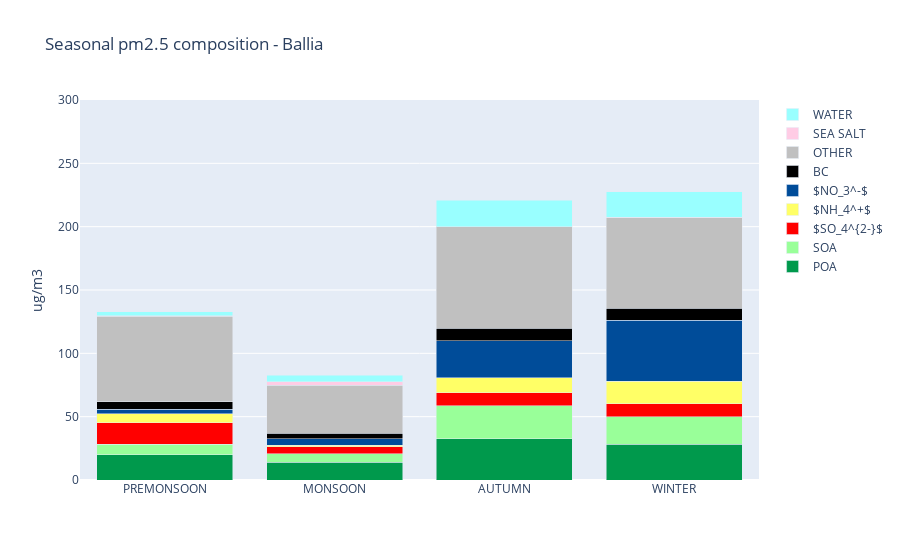

Here is the notebook cell this chart was saved with:
### Code cell
import plotly.graph_objects as go

bins=['PREMONSOON','MONSOON', 'AUTUMN', 'WINTER']

fig = go.Figure(data=[
    go.Bar(name='POA', x=bins,           y=[p25_pmb[0],p25_mb[0],p25_ab[0],p25_wb[0]],  marker_color="rgb(0,153,76)"),
    go.Bar(name='SOA', x=bins,           y=[p25_pmb[1],p25_mb[1],p25_ab[1],p25_wb[1]], marker_color="rgb(153,255,153)"),
    go.Bar(name='$SO_4^{2-}$', x=bins,   y=[p25_pmb[2],p25_mb[2],p25_ab[2],p25_wb[2]], marker_color="rgb(255,0,0)"),
    go.Bar(name='$NH_4^+$', x=bins,      y=[p25_pmb[3],p25_mb[3],p25_ab[3],p25_wb[3]], marker_color="rgb(255,255,102)"),
    go.Bar(name='$NO_3^-$', x=bins,      y=[p25_pmb[4],p25_mb[4],p25_ab[4],p25_wb[4]], marker_color="rgb(0,76,153)"),
    go.Bar(name='BC', x=bins,            y=[p25_pmb[5],p25_mb[5],p25_ab[5],p25_wb[5]], marker_color="rgb(0,0,0)"),
    go.Bar(name='OTHER', x=bins,         y=[p25_pmb[6],p25_mb[6],p25_ab[6],p25_wb[6]], marker_color="rgb(192,192,192)"),
    go.Bar(name='SEA SALT', x=bins,      y=[p25_pmb[7],p25_mb[7],p25_ab[7],p25_wb[7]], marker_color="rgb(255,204,229)"),
    go.Bar(name='WATER', x=bins,         y=[p25_pmb[8],p25_mb[8],p25_ab[8],p25_wb[8]], marker_color="rgb(153,255,255)")
    ])
    # Change the bar mode
fig.update_layout(barmode='stack',
title="Seasonal pm2.5 composition - Ballia",
yaxis_title="ug/m3")
fig.update_yaxes(range=[0, 300])
fig.show()

### Figure 1 — Plotly figure (JSON) as saved in the notebook; plotly's stock layout.template omitted (floating-point values rounded to 4 significant figures)
{"data": [{"marker": {"color": "rgb(0,153,76)"}, "name": "POA", "type": "bar", "x": ["PREMONSOON", "MONSOON", "AUTUMN", "WINTER"], "y": [19.77, 13.97, 32.56, 28.41]}, {"marker": {"color": "rgb(153,255,153)"}, "name": "SOA", "type": "bar", "x": ["PREMONSOON", "MONSOON", "AUTUMN", "WINTER"], "y": [8.533, 6.913, 25.96, 21.68]}, {"marker": {"color": "rgb(255,0,0)"}, "name": "$SO_4^{2-}$", "type": "bar", "x": ["PREMONSOON", "MONSOON", "AUTUMN", "WINTER"], "y": [17.04, 5.204, 10.18, 9.931]}, {"marker": {"color": "rgb(255,255,102)"}, "name": "$NH_4^+$", "type": "bar", "x": ["PREMONSOON", "MONSOON", "AUTUMN", "WINTER"], "y": [7.059, 1.535, 12.05, 17.75]}, {"marker": {"color": "rgb(0,76,153)"}, "name": "$NO_3^-$", "type": "bar", "x": ["PREMONSOON", "MONSOON", "AUTUMN", "WINTER"], "y": [3.54, 4.865, 29.03, 48.32]}, {"marker": {"color": "rgb(0,0,0)"}, "name": "BC", "type": "bar", "x": ["PREMONSOON", "MONSOON", "AUTUMN", "WINTER"], "y": [5.92, 4.542, 10.17, 9.547]}, {"marker": {"color": "rgb(192,192,192)"}, "name": "OTHER", "type": "bar", "x": ["PREMONSOON", "MONSOON", "AUTUMN", "WINTER"], "y": [67.55, 37.69, 80.01, 71.62]}, {"marker": {"color": "rgb(255,204,229)"}, "name": "SEA SALT", "type": "bar", "x": ["PREMONSOON", "MONSOON", "AUTUMN", "WINTER"], "y": [0.4482, 2.865, 0.08165, 0.04313]}, {"marker": {"color": "rgb(153,255,255)"}, "name": "WATER", "type": "bar", "x": ["PREMONSOON", "MONSOON", "AUTUMN", "WINTER"], "y": [2.881, 5.231, 20.87, 20.14]}], "layout": {"barmode": "stack", "title": {"text": "Seasonal pm2.5 composition - Ballia"}, "yaxis": {"range": [0, 300], "title": {"text": "ug/m3"}}}}
